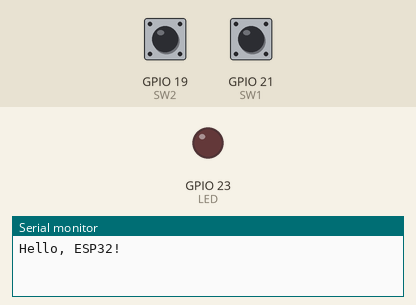
Simulated run of this program. Board: ESP32. On the bench: output pins drawn as LEDs (lit = HIGH), the last lines printed to the serial monitor. Inputs (shaded band) come from the test bench; at power-on: GPIO 21 (SW1) HIGH, GPIO 19 (SW2) HIGH.

Above: at 1.2 s.
1.3 s: GPIO 21 (SW1) pulled LOW for 0.15 s
At 1.6 s:
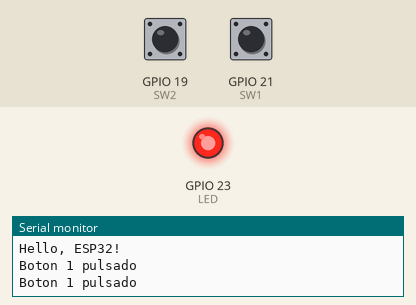
2.9 s: GPIO 19 (SW2) pulled LOW for 0.15 s
At 4.0 s:
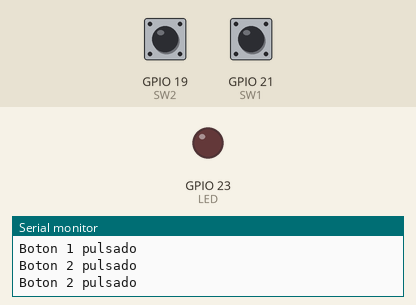
4.5 s: GPIO 21 (SW1) pulled LOW for 1 s
At 5.2 s:
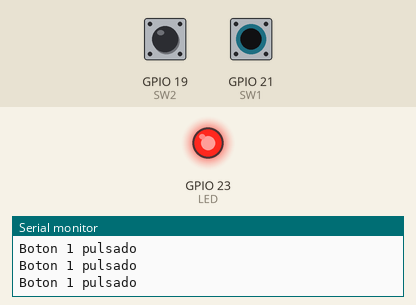
Timing chart, 0 to 7.5 s (numbered marks = the images above; inputs shaded):
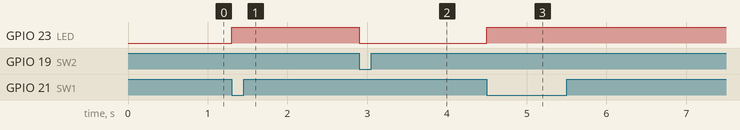

Measured:
- after the input at 1.3 s, GPIO 23 (LED): LOW → HIGH at once
- after the input at 2.9 s, GPIO 23 (LED): HIGH → LOW at once
- after the input at 4.5 s, GPIO 23 (LED): LOW → HIGH at once

The program:

main.cpp
```cpp
#include <Arduino.h>

#define LED 23
#define SW1 21
#define SW2 19

#define PRENDE_LED digitalWrite(LED, HIGH)
#define APAGA_LED digitalWrite(LED, LOW)
#define PRESSED(x) digitalRead(x) == 0

void setup() {

  Serial.begin(115200);
  Serial.println("Hello, ESP32!");

  pinMode(LED, OUTPUT);
  pinMode(SW1, INPUT_PULLUP);
  pinMode(SW2, INPUT_PULLUP);
}

void loop() {

  if (PRESSED(SW1)) {
    PRENDE_LED;
    Serial.println("Boton 1 pulsado");
    delay(100);
  }

  if (PRESSED(SW2)) {
    APAGA_LED;
    Serial.println("Boton 2 pulsado");
    delay(100);
  }
}
```
